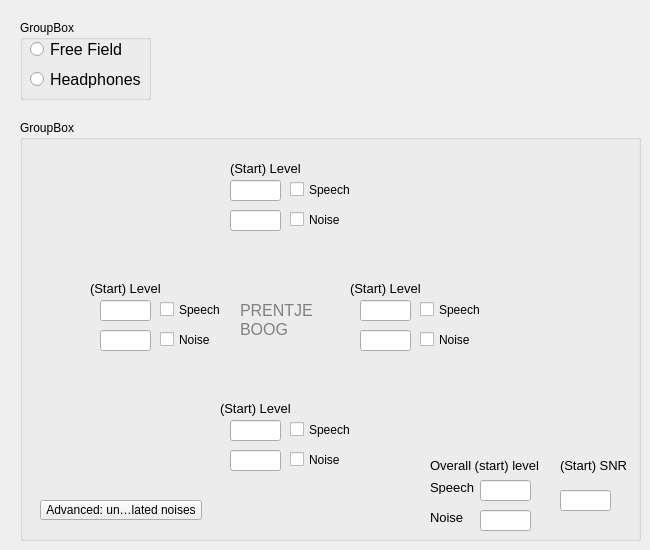
    <widget class="QWidget" name="tab_3" >
     <attribute name="title" >
      <string>Setup FF</string>
     </attribute>
     <widget class="QGroupBox" name="groupBox" >
      <property name="geometry" >
       <rect>
        <x>20</x>
        <y>20</y>
        <width>131</width>
        <height>80</height>
       </rect>
      </property>
      <property name="title" >
       <string>GroupBox</string>
      </property>
      <widget class="QRadioButton" name="radioButton_2" >
       <property name="geometry" >
        <rect>
         <x>10</x>
         <y>50</y>
         <width>121</width>
         <height>19</height>
        </rect>
       </property>
       <property name="font" >
        <font>
         <pointsize>12</pointsize>
        </font>
       </property>
       <property name="text" >
        <string>Headphones</string>
       </property>
      </widget>
      <widget class="QRadioButton" name="radioButton" >
       <property name="geometry" >
        <rect>
         <x>10</x>
         <y>20</y>
         <width>111</width>
         <height>19</height>
        </rect>
       </property>
       <property name="font" >
        <font>
         <pointsize>12</pointsize>
        </font>
       </property>
       <property name="text" >
        <string>Free Field</string>
       </property>
      </widget>
     </widget>
     <widget class="QGroupBox" name="groupBox_2" >
      <property name="geometry" >
       <rect>
        <x>20</x>
        <y>120</y>
        <width>621</width>
        <height>421</height>
       </rect>
      </property>
      <property name="title" >
       <string>GroupBox</string>
      </property>
      <widget class="QLineEdit" name="lineEdit_7" >
       <property name="geometry" >
        <rect>
         <x>210</x>
         <y>60</y>
         <width>51</width>
         <height>21</height>
        </rect>
       </property>
      </widget>
      <widget class="QLabel" name="label_9" >
       <property name="geometry" >
        <rect>
         <x>210</x>
         <y>40</y>
         <width>71</width>
         <height>17</height>
        </rect>
       </property>
       <property name="text" >
        <string>&lt;html>&lt;head>&lt;meta name="qrichtext" content="1" />&lt;style type="text/css">
p, li { white-space: pre-wrap; }
&lt;/style>&lt;/head>&lt;body style=" font-family:'MS Shell Dlg 2'; font-size:8.25pt; font-weight:400; font-style:normal;">
&lt;p style=" margin-top:0px; margin-bottom:0px; margin-left:0px; margin-right:0px; -qt-block-indent:0; text-indent:0px; font-size:8pt;">&lt;span style=" font-size:10pt; color:#000000;">(Start) Level&lt;/span>&lt;/p>&lt;/body>&lt;/html></string>
       </property>
      </widget>
      <widget class="QCheckBox" name="checkBox_7" >
       <property name="geometry" >
        <rect>
         <x>270</x>
         <y>60</y>
         <width>70</width>
         <height>19</height>
        </rect>
       </property>
       <property name="text" >
        <string>Speech</string>
       </property>
      </widget>
      <widget class="QCheckBox" name="checkBox_9" >
       <property name="geometry" >
        <rect>
         <x>270</x>
         <y>90</y>
         <width>70</width>
         <height>19</height>
        </rect>
       </property>
       <property name="text" >
        <string>Noise</string>
       </property>
      </widget>
      <widget class="QCheckBox" name="checkBox_6" >
       <property name="geometry" >
        <rect>
         <x>400</x>
         <y>180</y>
         <width>70</width>
         <height>19</height>
        </rect>
       </property>
       <property name="text" >
        <string>Speech</string>
       </property>
      </widget>
      <widget class="QCheckBox" name="checkBox_10" >
       <property name="geometry" >
        <rect>
         <x>400</x>
         <y>210</y>
         <width>70</width>
         <height>19</height>
        </rect>
       </property>
       <property name="text" >
        <string>Noise</string>
       </property>
      </widget>
      <widget class="QCheckBox" name="checkBox_8" >
       <property name="geometry" >
        <rect>
         <x>140</x>
         <y>180</y>
         <width>70</width>
         <height>19</height>
        </rect>
       </property>
       <property name="text" >
        <string>Speech</string>
       </property>
      </widget>
      <widget class="QCheckBox" name="checkBox_11" >
       <property name="geometry" >
        <rect>
         <x>140</x>
         <y>210</y>
         <width>70</width>
         <height>19</height>
        </rect>
       </property>
       <property name="text" >
        <string>Noise</string>
       </property>
      </widget>
      <widget class="QCheckBox" name="checkBox_3" >
       <property name="geometry" >
        <rect>
         <x>270</x>
         <y>300</y>
         <width>70</width>
         <height>19</height>
        </rect>
       </property>
       <property name="text" >
        <string>Speech</string>
       </property>
      </widget>
      <widget class="QCheckBox" name="checkBox_5" >
       <property name="geometry" >
        <rect>
         <x>270</x>
         <y>330</y>
         <width>70</width>
         <height>19</height>
        </rect>
       </property>
       <property name="text" >
        <string>Noise</string>
       </property>
      </widget>
      <widget class="QLineEdit" name="lineEdit_71" >
       <property name="geometry" >
        <rect>
         <x>460</x>
         <y>360</y>
         <width>51</width>
         <height>21</height>
        </rect>
       </property>
      </widget>
      <widget class="QLabel" name="label_139" >
       <property name="geometry" >
        <rect>
         <x>410</x>
         <y>330</y>
         <width>111</width>
         <height>31</height>
        </rect>
       </property>
       <property name="text" >
        <string>&lt;html>&lt;head>&lt;meta name="qrichtext" content="1" />&lt;style type="text/css">
p, li { white-space: pre-wrap; }
&lt;/style>&lt;/head>&lt;body style=" font-family:'MS Shell Dlg 2'; font-size:8.25pt; font-weight:400; font-style:normal;">
&lt;p style=" margin-top:0px; margin-bottom:0px; margin-left:0px; margin-right:0px; -qt-block-indent:0; text-indent:0px; font-size:8pt;">&lt;span style=" font-size:10pt; color:#000000;">Overall (start) level&lt;/span>&lt;/p>&lt;/body>&lt;/html></string>
       </property>
      </widget>
      <widget class="QLabel" name="label_16" >
       <property name="geometry" >
        <rect>
         <x>410</x>
         <y>360</y>
         <width>46</width>
         <height>14</height>
        </rect>
       </property>
       <property name="text" >
        <string>&lt;html>&lt;head>&lt;meta name="qrichtext" content="1" />&lt;style type="text/css">
p, li { white-space: pre-wrap; }
&lt;/style>&lt;/head>&lt;body style=" font-family:'MS Shell Dlg 2'; font-size:8.25pt; font-weight:400; font-style:normal;">
&lt;p style=" margin-top:0px; margin-bottom:0px; margin-left:0px; margin-right:0px; -qt-block-indent:0; text-indent:0px; font-size:8pt;">&lt;span style=" font-size:10pt; color:#000000;">Speech&lt;/span>&lt;/p>&lt;/body>&lt;/html></string>
       </property>
      </widget>
      <widget class="QLabel" name="label_17" >
       <property name="geometry" >
        <rect>
         <x>410</x>
         <y>390</y>
         <width>46</width>
         <height>14</height>
        </rect>
       </property>
       <property name="text" >
        <string>&lt;html>&lt;head>&lt;meta name="qrichtext" content="1" />&lt;style type="text/css">
p, li { white-space: pre-wrap; }
&lt;/style>&lt;/head>&lt;body style=" font-family:'MS Shell Dlg 2'; font-size:8.25pt; font-weight:400; font-style:normal;">
&lt;p style=" margin-top:0px; margin-bottom:0px; margin-left:0px; margin-right:0px; -qt-block-indent:0; text-indent:0px; font-size:8pt;">&lt;span style=" font-size:10pt; color:#000000;">Noise&lt;/span>&lt;/p>&lt;/body>&lt;/html></string>
       </property>
      </widget>
      <widget class="QLineEdit" name="lineEdit_23" >
       <property name="geometry" >
        <rect>
         <x>210</x>
         <y>90</y>
         <width>51</width>
         <height>21</height>
        </rect>
       </property>
      </widget>
      <widget class="QLineEdit" name="lineEdit_21" >
       <property name="geometry" >
        <rect>
         <x>340</x>
         <y>210</y>
         <width>51</width>
         <height>21</height>
        </rect>
       </property>
      </widget>
      <widget class="QLineEdit" name="lineEdit_20" >
       <property name="geometry" >
        <rect>
         <x>80</x>
         <y>180</y>
         <width>51</width>
         <height>21</height>
        </rect>
       </property>
      </widget>
      <widget class="QLineEdit" name="lineEdit_19" >
       <property name="geometry" >
        <rect>
         <x>80</x>
         <y>210</y>
         <width>51</width>
         <height>21</height>
        </rect>
       </property>
      </widget>
      <widget class="QLineEdit" name="lineEdit_18" >
       <property name="geometry" >
        <rect>
         <x>210</x>
         <y>300</y>
         <width>51</width>
         <height>21</height>
        </rect>
       </property>
      </widget>
      <widget class="QLineEdit" name="lineEdit_17" >
       <property name="geometry" >
        <rect>
         <x>210</x>
         <y>330</y>
         <width>51</width>
         <height>21</height>
        </rect>
       </property>
      </widget>
      <widget class="QLineEdit" name="lineEdit_74" >
       <property name="geometry" >
        <rect>
         <x>460</x>
         <y>390</y>
         <width>51</width>
         <height>21</height>
        </rect>
       </property>
      </widget>
      <widget class="QLineEdit" name="lineEdit_24" >
       <property name="geometry" >
        <rect>
         <x>340</x>
         <y>180</y>
         <width>51</width>
         <height>21</height>
        </rect>
       </property>
      </widget>
      <widget class="QLabel" name="label_145" >
       <property name="geometry" >
        <rect>
         <x>540</x>
         <y>330</y>
         <width>71</width>
         <height>31</height>
        </rect>
       </property>
       <property name="text" >
        <string>&lt;html>&lt;head>&lt;meta name="qrichtext" content="1" />&lt;style type="text/css">
p, li { white-space: pre-wrap; }
&lt;/style>&lt;/head>&lt;body style=" font-family:'MS Shell Dlg 2'; font-size:8.25pt; font-weight:400; font-style:normal;">
&lt;p style=" margin-top:0px; margin-bottom:0px; margin-left:0px; margin-right:0px; -qt-block-indent:0; text-indent:0px; font-size:8pt;">&lt;span style=" font-size:10pt; color:#000000;">(Start) SNR&lt;/span>&lt;/p>&lt;/body>&lt;/html></string>
       </property>
      </widget>
      <widget class="QLineEdit" name="lineEdit_75" >
       <property name="geometry" >
        <rect>
         <x>540</x>
         <y>370</y>
         <width>51</width>
         <height>21</height>
        </rect>
       </property>
      </widget>
      <widget class="QLabel" name="label_3" >
       <property name="geometry" >
        <rect>
         <x>220</x>
         <y>170</y>
         <width>91</width>
         <height>61</height>
        </rect>
       </property>
       <property name="text" >
        <string>&lt;html>&lt;head>&lt;meta name="qrichtext" content="1" />&lt;style type="text/css">
p, li { white-space: pre-wrap; }
&lt;/style>&lt;/head>&lt;body style=" font-family:'MS Shell Dlg 2'; font-size:8.25pt; font-weight:400; font-style:normal;">
&lt;p style=" margin-top:0px; margin-bottom:0px; margin-left:0px; margin-right:0px; -qt-block-indent:0; text-indent:0px;">&lt;span style=" font-size:12pt; color:#808080;">PRENTJE&lt;/span>&lt;/p>
&lt;p style=" margin-top:0px; margin-bottom:0px; margin-left:0px; margin-right:0px; -qt-block-indent:0; text-indent:0px; font-size:12pt; color:#808080;">BOOG&lt;/p>&lt;/body>&lt;/html></string>
       </property>
      </widget>
      <widget class="QLabel" name="label_27" >
       <property name="geometry" >
        <rect>
         <x>70</x>
         <y>160</y>
         <width>71</width>
         <height>17</height>
        </rect>
       </property>
       <property name="text" >
        <string>&lt;html>&lt;head>&lt;meta name="qrichtext" content="1" />&lt;style type="text/css">
p, li { white-space: pre-wrap; }
&lt;/style>&lt;/head>&lt;body style=" font-family:'MS Shell Dlg 2'; font-size:8.25pt; font-weight:400; font-style:normal;">
&lt;p style=" margin-top:0px; margin-bottom:0px; margin-left:0px; margin-right:0px; -qt-block-indent:0; text-indent:0px; font-size:8pt;">&lt;span style=" font-size:10pt; color:#000000;">(Start) Level&lt;/span>&lt;/p>&lt;/body>&lt;/html></string>
       </property>
      </widget>
      <widget class="QLabel" name="label_26" >
       <property name="geometry" >
        <rect>
         <x>330</x>
         <y>160</y>
         <width>71</width>
         <height>17</height>
        </rect>
       </property>
       <property name="text" >
        <string>&lt;html>&lt;head>&lt;meta name="qrichtext" content="1" />&lt;style type="text/css">
p, li { white-space: pre-wrap; }
&lt;/style>&lt;/head>&lt;body style=" font-family:'MS Shell Dlg 2'; font-size:8.25pt; font-weight:400; font-style:normal;">
&lt;p style=" margin-top:0px; margin-bottom:0px; margin-left:0px; margin-right:0px; -qt-block-indent:0; text-indent:0px; font-size:8pt;">&lt;span style=" font-size:10pt; color:#000000;">(Start) Level&lt;/span>&lt;/p>&lt;/body>&lt;/html></string>
       </property>
      </widget>
      <widget class="QLabel" name="label_15" >
       <property name="geometry" >
        <rect>
         <x>200</x>
         <y>280</y>
         <width>71</width>
         <height>17</height>
        </rect>
       </property>
       <property name="text" >
        <string>&lt;html>&lt;head>&lt;meta name="qrichtext" content="1" />&lt;style type="text/css">
p, li { white-space: pre-wrap; }
&lt;/style>&lt;/head>&lt;body style=" font-family:'MS Shell Dlg 2'; font-size:8.25pt; font-weight:400; font-style:normal;">
&lt;p style=" margin-top:0px; margin-bottom:0px; margin-left:0px; margin-right:0px; -qt-block-indent:0; text-indent:0px; font-size:8pt;">&lt;span style=" font-size:10pt; color:#000000;">(Start) Level&lt;/span>&lt;/p>&lt;/body>&lt;/html></string>
       </property>
      </widget>
      <widget class="QToolButton" name="toolButton_7" >
       <property name="geometry" >
        <rect>
         <x>20</x>
         <y>380</y>
         <width>162</width>
         <height>20</height>
        </rect>
       </property>
       <property name="text" >
        <string>Advanced: uncorrelated noises</string>
       </property>
      </widget>
     </widget>
    </widget>
